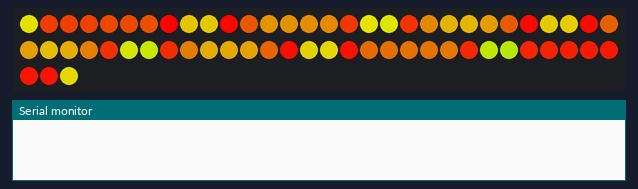
Recording of a sketch running on a simulated Arduino Nano, built with avr-gcc and run on an emulated ATmega328P. Parts: 63 RGB LEDs in strip order, left to right, continuing on the next row, the last lines printed to the serial monitor. Dim RGB values are drawn brighter than linear.

Above: at 1.17 s.
At 5.2 s:
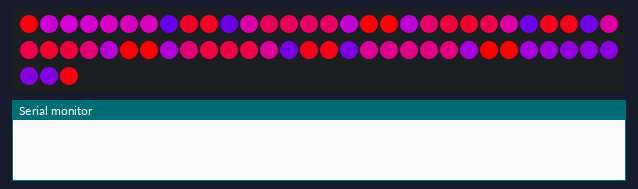
At 6.4 s:
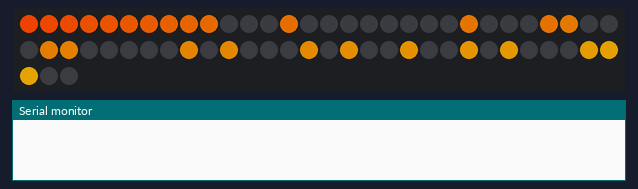
At 7.5 s:
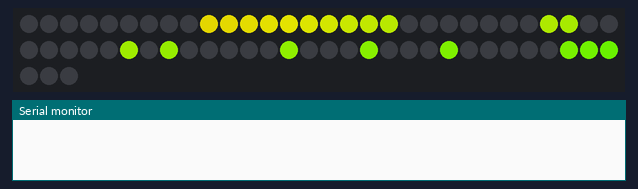
At 13.0 s:
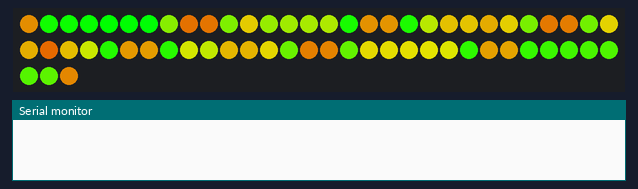
At 31.5 s:
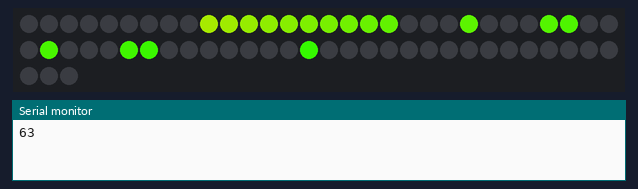

Measured:
- what the display in image 0 shows lasts 0.4 s, from 1.0 s to 1.4 s
- what the display in image 1 shows lasts 0.7 s, from 5.1 s to 5.8 s
- what the display in image 2 shows lasts 0.5 s, from 6.4 s to 6.9 s

The sketch:

CoatofManyColours.ino
```cpp
/* Programing the Nano
 *
 *  Board: Nano
 *  Bootloader : ATMega 328 (Old Bootloader)
 *  Programmer : AVR ISP
 *
 *  Hit the reset button on the board as you hit Upload. The board goes into
 *  Bootloader mode for a bit before it resumes the current program
 LEDs are numbered as follows

 8  9  26  27  44  45  62
 7 10  25  28  43  46  61
 6 11  24  29  42  47  60
 5 12  23  30  41  48  59
 4 13  22  31  40  49  58
 3 14  21  32  39  50  57
 2 15  20  33  38  51  56
 1 16  19  34  37  52  55
 0 17  18  35  36  53  54

*/

#include <FastLED.h>
#define NUM_LEDS 63
#define DATA_PIN 4

int wait=10;   // millis()
int waitClear=10 ;
int intSize = sizeof( int );
int hue;

CRGB leds[NUM_LEDS];

//  int x, e, o, c, z;

int Evens[] = {0,2,4,6,8,10,12,14,16};
int Odds[] =  {1,3,5,7,9,11,13,15,17};

int hash[] = {6,7,9,10,11,12,23,24,25,26,28,29};
int heart[] = {6,7,8,9,12,13,21,25,29,33,39,43,45,48,49,60,61,62};

int number1[] = {36,43,45,46,47,48,49,50,51,52,53,54};
int number6[] = {2,3,4,5,6,10,11,14,16,18,22,26,27,31,35,40,44,46,50,52,56,60};
int number0[] = {3,4,5,10,11,15,16,18,26,27,35,36,46,47,51,52,57,58,59};

int letterA[] = {0,1,2,3,12,13,14,21,24,25,27,32,39,42,43,48,49,50,54,55,56,57};
int letterC[] = {2,3,4,5,6,10,16,18,26,27,35,36,44,45,53};
int letterD[] = {9,10,11,12,13,14,15,16,17,18,26,27,35,37,43,47,51,57,58,59};
int letterE[] = {9,10,11,12,13,14,15,16,17,18,22,26,27,31,35,36,44};
int letterH[] = {9,10,11,12,13,14,15,16,17,22,31,40,45,46,47,48,49,50,51,52,53};
int letterI[] = {18,26,27,28,29,30,31,32,33,34,35,36,44};
int letterL[] = {9,10,11,12,13,14,15,16,17,18,35,36,53};
int letterM[] = {0,1,2,3,4,5,6,7,8,9,10,23,24,31,32,41,42,45,46,54,55,56,57,58,59,60,61,62};
int letterN[] = {9,10,11,12,13,14,15,16,17,25,26,29,30,31,38,39,40,52,53,54,55,56,57,58,59,60,61,62};
int letterO[] = {10,11,12,13,14,15,16,18,26,27,35,36,44,46,47,48,48,50,51,52};
int letterP[19] = {9,10,11,12,13,14,15,16,17,26,27,44,46,60,59,49,39,32,21 };
int letterR[] = {0,1,2,3,4,5,6,7,8,9,13,26,22,27,31,32,38,40,44,46,49,52,54,58,59,60};
int letterS[] = {19,13,14,15,16,17,18,22,26,27,31,35,36,40,44,45,46,47,48,49,53};
int letterT[] = {8,9,18,19,20,21,22,23,24,25,26,27,28,29,30,31,32,33,34,35,44,45,62};

int rows[] = {0,17,18,35,36,53,54};
int centre[] = {31};
int c1[] = {23, 30, 41, 40, 39, 32, 21, 22 };
int c2[] = {11,24,29,42,47,48,49,50,51,38,33,39,20,15,14,13,12};
int c3[] = {7,10,25,28,43,46,61,60,59,58,57,56,55,52,37,34,19,16,1,2,3,4,5,6};

int topBar[] = {8,9,26,27,44,45,62};
int botBar[] = {0,17,18,35,36,53,54};
int spiral[] = {31,30,23,22,21,32,39,40,41,42,29,24,11,12,13,14,15,20,33,38,51,50,49,48,47,46,43,28,25,10,7,6,5,4,3,2,1,16,19,34,37,52,55,56,57,58,59,60,61,62,45,44,27,26,9,8,0,17,18,35,36,53,54};

#define NUM_COLORS 6
CRGB rainbow[]  = { CRGB::Red, CRGB::Orange, CRGB::Yellow, CRGB::Green, CRGB::Blue, CRGB::Violet };

void setup() {

FastLED.addLeds<NEOPIXEL, DATA_PIN>(leds, NUM_LEDS);
Serial.begin(115200);

clearAll(waitClear);
}

void loop() {

 rainBowOut();

 pride();

 rainBowIn();

 pride();

 spiralShow();

 pride();

 cylon(7);

 pride();

}

void oneLed( CRGB colour, bool clear, int aLed ){
  leds[ aLed ] = colour;
  FastLED.show();
  delay( wait );
  if (clear){
    clearAll( waitClear );
  }
}

void showLeds( int lArray[], CRGB colour, int arrLen  ){
 for (int x=0; x < arrLen ; x++ ){
//  leds[ lArray[x] ] = colour;
     leds[ lArray[x] ] = CHSV(hue++, 255, 255);
 }

 FastLED.show();
}


void clearAll(int clearWait ) {
 int c;
 for( c=0; c < NUM_LEDS ; c++ ) {
  delay(5);
  leds[c] = CRGB::Black;
 }
 FastLED.show();
 delay( clearWait );
}

void fadeall() { for(int i = 0; i < NUM_LEDS; i++) { leds[i].nscale8(250); } }

void rainBowOut() {
 int rainBow, c_centre, c_c1, c_c2, c_c3, x;
 clearAll(300);
 for (int x=0; x <= 10 ; x++ ){
//  for ( rainBow = 0; rainBow <= NUM_COLORS-1; rainBow++ ){
   showLeds( c3, hue++, sizeof( c3 )/2 );
   showLeds( c2, hue++, sizeof( c2 )/2 );
   c_c2 = c_c1;
   showLeds( c1, hue++, sizeof( c1 )/2 );
   c_c1 = c_centre;
   showLeds( centre, hue++, sizeof( centre )/2 );
   showLeds( topBar, hue++, sizeof( topBar )/2 );
   showLeds( botBar, hue++, sizeof( botBar )/2 );
   c_centre = rainBow;
   delay( 400 );
//  }
 }
}

void rainBowIn() {
 int rainBow, c_centre, c_c1, c_c2, c_c3, x;
 clearAll(300);
 for (int x=0; x <= 10 ; x++ ){
//  for ( rainBow = 0; rainBow <= NUM_COLORS-1; rainBow++ ){
   showLeds( centre, hue++, sizeof( centre )/2 );
   showLeds( topBar, hue++, sizeof( topBar )/2 );
   showLeds( botBar, hue++, sizeof( botBar )/2 );
   showLeds( c1, hue++, sizeof( c1 )/2 );
   c_c1 = c_c2;
   showLeds( c2, hue++, sizeof( c2 )/2 );
   c_c2 = c_c3;
   showLeds( c3, hue++, sizeof( c3 )/2 );
   c_c3 = rainBow;
   delay( 400 );
 // }
 }
}

void pride() {
 int colour;
 // for ( colour = 0; colour <= NUM_COLORS-1; colour++ ){
  clearAll(0);
  showLeds( letterP, rainbow[colour], sizeof( letterP ) /2 );
  delay(200);
  clearAll(0);
  showLeds( letterR, rainbow[colour], sizeof( letterR ) /2 );
  delay(200);
  clearAll(0);
  showLeds( letterI, rainbow[colour], sizeof( letterI ) /2 );
  delay(200);
  clearAll(0);
  showLeds( letterD, rainbow[colour], sizeof( letterD ) /2 );
  delay(200);
  clearAll(0);
  showLeds( letterE, rainbow[colour], sizeof( letterE ) /2 );
  delay(200);
 // }

}

void spiralShow() {
 int colour = 0, arrSize = sizeof( spiral )/intSize;
 clearAll(0);
 Serial.println( arrSize );
 for ( int j=1; j < 10; j++ ) {
  for ( int x=0; x < ( arrSize ) ; x++ ){
   leds[ spiral[ x ] ] = CHSV(hue++, 255, 255);
   FastLED.show();
  //colour++;
 // if (colour >= NUM_COLORS ) {
  //  colour = 0;
 //   };
  delay( 20 );
  }
 }
}

void cylon(int repeats) {
  static uint8_t hue = 0;
  clearAll(0);
  // First slide the led in one direction
  for(int j = 1; j <= repeats; j++ ){
  for(int i = 0; i < NUM_LEDS; i++) {
    // Set the i'th led to red
    leds[i] = CHSV(hue++, 255, 255);
    // Show the leds
    FastLED.show();
    // now that we've shown the leds, reset the i'th led to black
    // leds[i] = CRGB::Black;
    fadeall();
    // Wait a little bit before we loop around and do it again
    delay(10);
  }

  // Now go in the other direction.
  for(int i = (NUM_LEDS)-1; i >= 0; i--) {
    // Set the i'th led to red
    leds[i] = CHSV(hue++, 255, 255);
    // Show the leds
    FastLED.show();
    // now that we've shown the leds, reset the i'th led to black
    // leds[i] = CRGB::Black;
    fadeall();
    // Wait a little bit before we loop around and do it again
    delay(10);
  }
  }  // Do it a couple of times
}

/*
// Tech Central
showLeds( letterT, CRGB::White, true, sizeof( letterT ) );
showLeds( letterE, CRGB::Red, true, sizeof( letterE ) );
showLeds( letterC, CRGB::Blue, true, sizeof( letterC ) );
showLeds( letterH, CRGB::Orange, true, sizeof( letterH ) );
showLeds( letterC, CRGB::Green, true, sizeof( letterC ) );
showLeds( letterE, CRGB::Pink, true, sizeof( letterE ) );
showLeds( letterN, CRGB::Yellow, true, sizeof( letterN ) );
showLeds( letterT, CRGB::Purple, true, sizeof( letterT ) );
showLeds( letterR, CRGB::Cyan, true, sizeof( letterR ) );
showLeds( letterA, CRGB::Red, true, sizeof( letterA ) );
showLeds( letterL, CRGB::Blue, true, sizeof( letterL ) );


// Hi Chris

showLeds( letterH, CRGB::Blue, true, sizeof( letterH ) );
showLeds( letterI, CRGB::Blue, true, sizeof( letterI ) );
clearAll(1000);
showLeds( letterC, CRGB::Blue, true, sizeof( letterC ) );
showLeds( letterH, CRGB::Blue, true, sizeof( letterH ) );
showLeds( letterR, CRGB::Blue, true, sizeof( letterR ) );
showLeds( letterI, CRGB::Blue, true, sizeof( letterI ) );
showLeds( letterS, CRGB::Blue, true, sizeof( letterS ) );
// Nicola
showLeds( letterN, CRGB::Yellow, true, sizeof( letterN ) );
showLeds( letterI, CRGB::Blue, true, sizeof( letterI ) );
showLeds( letterC, CRGB::Green, true, sizeof( letterC ) );
showLeds( letterO, CRGB::Purple, true, sizeof( letterO ) );
showLeds( letterL, CRGB::Blue, true, sizeof( letterL ) );
showLeds( letterA, CRGB::Red, true, sizeof( letterA ) );
oneLed( CRGB::Blue, false, 17 );
oneLed( CRGB::Blue, false, 18 );
oneLed( CRGB::Blue, false, 35 );
oneLed( CRGB::Blue, false, 36 );
oneLed( CRGB::Blue, false, 53 );
clearAll( 100 );
showLeds( number6, CRGB::Red, false, sizeof( number6 ) );
clearAll(1);
showLeds( number6, CRGB::Pink, false, sizeof( number6 ) );
clearAll(1);
showLeds( number0, CRGB::White, false, sizeof( number0 ) );
clearAll(1);
showLeds( number0, CRGB::Purple, false, sizeof( number0 ) );
*/
```
